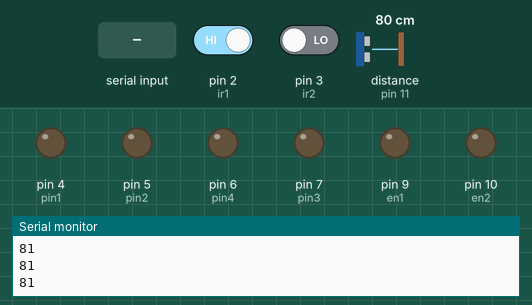
Recording of a sketch running on a simulated Arduino Uno, built with avr-gcc and run on an emulated ATmega328P. Parts: output pins drawn as LEDs (lit = HIGH), the last lines printed to the serial monitor. Inputs (shaded band) come from the test bench; at power-on: distance to the obstacle (sensor on pin 11) 80 cm, pin 2 (ir1) HIGH, pin 3 (ir2) LOW. The echo pulse lasts 58.3 µs per cm; random numbers use the default seed unless the sketch sets one.

Above: at 1.2 s.
1.3 s: "w" received over Serial
At 2.4 s:
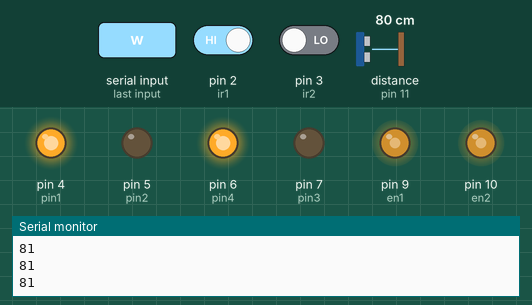
2.8 s: distance to the obstacle (sensor on pin 11) set to 17 cm
4.3 s: distance to the obstacle (sensor on pin 11) set to 13 cm
At 5.5 s:
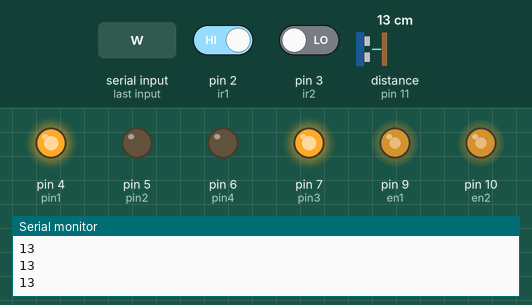
5.8 s: "W" received over Serial
At 6.8 s:
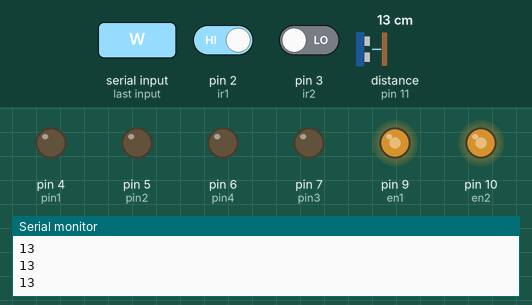
7.3 s: byte 108 ('l') received over Serial
At 7.7 s:
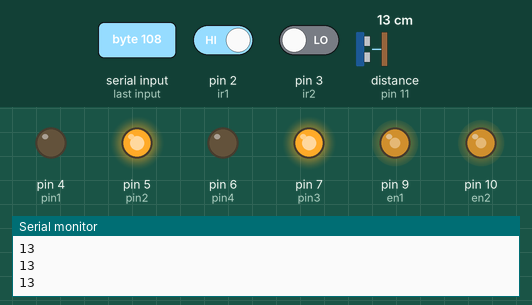
9.8 s: byte 98 ('b') received over Serial
At 10.6 s:
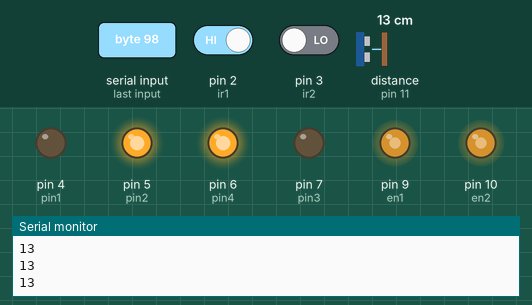
Timing chart, 0 to 13.4 s (numbered marks = the images above; inputs shaded):
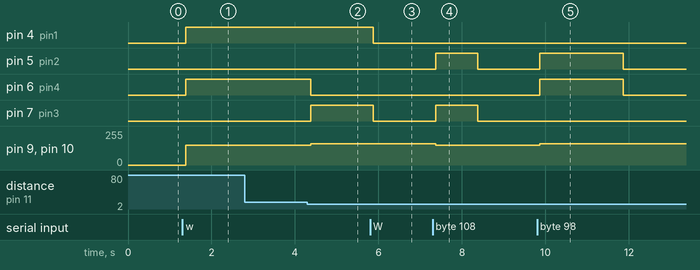

Measured:
- the behaviour switches between 16 and 15 cm on distance to the obstacle (sensor on pin 11) (found by bisection; images 1 and 2)
- after the input at 1.3 s, pin 4 (pin1), pin 6 (pin4): LOW → HIGH after 0.09 s; pin 9 (en1), pin 10 (en2): 0/255 → 150/255 after 0.09 s
- after the input at 4.3 s, pin 6 (pin4): HIGH → LOW after 0.08 s; pin 7 (pin3): LOW → HIGH after 0.08 s; pin 9 (en1), pin 10 (en2): 150/255 → 160/255 after 0.08 s
- after the input at 5.8 s, pin 4 (pin1), pin 7 (pin3): HIGH → LOW after 0.08 s
- after the input at 7.3 s, pin 5 (pin2), pin 7 (pin3): LOW → HIGH after 0.07 s, → LOW 1.0 s later; pin 9 (en1), pin 10 (en2): 160/255 → 150/255 after 0.07 s
- after the input at 9.8 s, pin 5 (pin2), pin 6 (pin4): LOW → HIGH after 0.07 s, → LOW 2.0 s later; pin 9 (en1), pin 10 (en2): 150/255 → 160/255 after 0.07 s

The sketch:

Pragyan.ino
```cpp
#include <NewPing.h>

#define TRIG_PIN 12
#define ECHO_PIN 11

const int en1 = 9;
const int pin1 = 4;
const int pin2 = 5;
const int pin3 = 7;
const int pin4 = 6;
const int en2 = 10;

int speed = 160;
const int turnSpeed = 150;

const int ir1 = 2;
const int ir2 = 3;

char command;

int mode;

NewPing sonar(TRIG_PIN, ECHO_PIN);

void setup() {
  Serial.begin(9600);

  pinMode(en1, OUTPUT);
  pinMode(pin1, OUTPUT);
  pinMode(pin2, OUTPUT);
  pinMode(pin3, OUTPUT);
  pinMode(pin4, OUTPUT);
  pinMode(en2, OUTPUT);

  pinMode(ir1, INPUT);
  pinMode(ir2, INPUT);

  mode = 1;
}

void loop() {

  if (Serial.available()) {
    command = Serial.read();
  }

  if (command == 'W') {
    mode = 1;
    command = 'S';
  } else if (command == 'w') {
    mode = 2;
  } else if (command == 'o') {
    mode = 3;
  }else if(command == 'D' && speed > 0)
  {
    speed -= 5;
    command = 'S';
  }else if(command == 'I' && speed < 250)
  {
    speed += 5;
    command = 'S';
  }

  int distance = sonar.ping_cm();
  delay(50);
  Serial.println(String(distance));

  int irLeft = digitalRead(ir1);
  int irRight = digitalRead(ir2);

  if (mode == 1) {
    if (command == 'F' && distance > 15) {
      forward();
    } else if (command == 'L') {
      left();
    } else if (command == 'R') {
      right();
    } else if (command == 'B') {
      backward();
    } else if (command == 'S') {
      stop();
    } else if (command == 'f' && distance > 20) {
      forward();
    } else if (command == 'l') {
      aleft();
      command = 'S';
    } else if (command == 'r') {
      aright();
      command = 'S';
    } else if (command == 'b') {
      backward();
      delay(2000);
      stop();
      command = 'S';
    }else if(command == 't')
    {
      rotateRight();
    }else if(command == 'k')
    {
      rotateLeft();
    }else {
      command = 'S';
    }
  } else if (mode == 2) {
    if (distance >= 2 && distance <= 15) {
      forward();
    } else if (irLeft == LOW && irRight == HIGH) {
      left();
    } else if (irLeft == HIGH && irRight == LOW) {
      right();
    } else {
      stop();
    }
  } else if (mode == 3) {
    if (distance > 25) {
      forward();
    } else if (distance < 25) {
      backward();
      delay(700);
      stop();
      delay(200);
      int var = randomLeftOrRight();
      if (var == 1) {
        aleft();
      } else if(var == 0) {
        aright();
      }
    }
  }
}

void forward() {
  digitalWrite(pin1, HIGH);
  digitalWrite(pin3, HIGH);
  digitalWrite(pin2, LOW);
  digitalWrite(pin4, LOW);
  analogWrite(en1, speed);
  analogWrite(en2, speed);
}

void backward() {
  digitalWrite(pin1, LOW);
  digitalWrite(pin3, LOW);
  digitalWrite(pin2, HIGH);
  digitalWrite(pin4, HIGH);
  analogWrite(en1, speed);
  analogWrite(en2, speed);
}

void right() {
  digitalWrite(pin2, LOW);
  digitalWrite(pin1, HIGH);
  digitalWrite(pin3, LOW);
  digitalWrite(pin4, HIGH);
  analogWrite(en1, turnSpeed);
  analogWrite(en2, turnSpeed);
}

void left() {
  digitalWrite(pin2, HIGH);
  digitalWrite(pin1, LOW);
  digitalWrite(pin3, HIGH);
  digitalWrite(pin4, LOW);
  analogWrite(en1, turnSpeed);
  analogWrite(en2, turnSpeed);
}

void stop() {
  digitalWrite(pin2, LOW);
  digitalWrite(pin1, LOW);
  digitalWrite(pin3, LOW);
  digitalWrite(pin4, LOW);
}

void aleft() {
  digitalWrite(pin2, HIGH);
  digitalWrite(pin1, LOW);
  digitalWrite(pin3, HIGH);
  digitalWrite(pin4, LOW);
  analogWrite(en1, turnSpeed);
  analogWrite(en2, turnSpeed);
  delay(1000);
  digitalWrite(pin2, LOW);
  digitalWrite(pin1, LOW);
  digitalWrite(pin3, LOW);
  digitalWrite(pin4, LOW);
}

void aright() {
  digitalWrite(pin2, LOW);
  digitalWrite(pin1, HIGH);
  digitalWrite(pin3, LOW);
  digitalWrite(pin4, HIGH);
  analogWrite(en1, turnSpeed);
  analogWrite(en2, turnSpeed);
  delay(1000);
  digitalWrite(pin2, LOW);
  digitalWrite(pin1, LOW);
  digitalWrite(pin3, LOW);
  digitalWrite(pin4, LOW);
}

void aforward() {
  digitalWrite(pin1, HIGH);
  digitalWrite(pin3, HIGH);
  digitalWrite(pin2, LOW);
  digitalWrite(pin4, LOW);
  analogWrite(en1, speed);
  analogWrite(en2, speed);
  delay(1000);
}

int randomLeftOrRight() {
  int randomNumber = random(2);
  return randomNumber;
}

void rotateLeft()
{
  left();
  delay(5000);
  stop();
}

void rotateRight()
{
  right();
  delay(5000);
  stop();
}
```
